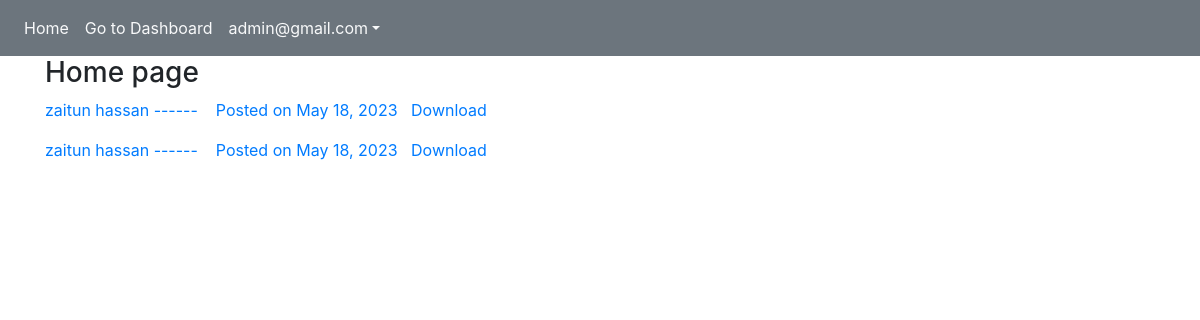
Screenshot of / (signed in) with the database file from the repository.
### result_app/models.py (models this page shows, shortened)
class User(AbstractBaseUser,PermissionsMixin):
    email=models.EmailField(unique=True,blank=False,null=False)
    password=models.CharField(max_length=200)
    full_name=models.CharField(unique=True,max_length=90,blank=True,null=True)
    phone_1=models.CharField(max_length=50)
    phone_2=models.CharField(max_length=50)
    is_active=models.BooleanField(default=True,blank=True,null=True)
    is_staff=models.BooleanField(default=False,blank=True,null=True)
    is_superuser=models.BooleanField(default=False,blank=True,null=True)
    USERNAME_FIELD='email'
    EMAIL_FIELD='email'
    REQUIRED_FIELDS=[]
    objects=CustomUserManager()

class Result(models.Model):
    email=models.EmailField(blank=True,null=True)
    stud_name=models.ForeignKey(Student,on_delete=models.CASCADE,verbose_name='Student Name',related_name='results')
    date_posted=models.DateField(auto_now_add=True)
    date_edited=models.DateField(auto_now_add=True)
    arithmetic=models.IntegerField(blank=True,null=True,validators=[MinValueValidator(0),MaxValueValidator(100)])
    arithmetic_grade=models.CharField(max_length=2,blank=True,null=True)
    arithmetic_grade_comment=models.CharField(max_length=100,blank=True,null=True)
    e_language=models.IntegerField(blank=True,null=True,verbose_name='English Language',validators=[MinValueValidator(0),MaxValueValidator(100)])
    e_language_grade=models.CharField(max_length=2,blank=True,null=True)
    e_language_grade_comment=models.CharField(max_length=100,blank=True,null=True)
    kiswahili=models.IntegerField(blank=True,null=True,validators=[MinValueValidator(0),MaxValueValidator(100)])
    kiswahili_grade=models.CharField(max_length=2,blank=True,null=True)
    kiswahili_grade_comment=models.CharField(max_length=100,blank=True,null=True)
    pre_science=models.IntegerField(blank=True,null=True,validators=[MinValueValidator(0),MaxValueValidator(100)])
    pre_science_grade=models.CharField(max_length=2,blank=True,null=True)
    pre_science_grade_comment=models.CharField(max_length=100,blank=True,null=True)
    writing=models.IntegerField(blank=True,null=True,validators=[MinValueValidator(0),MaxValueValidator(100)])
    writing_grade=models.CharField(max_length=2,blank=True,null=True)
    writing_grade_comment=models.CharField(max_length=100,blank=True,null=True)
    total=models.IntegerField(blank=False,null=False)
    average=models.IntegerField(blank=False,null=False)
    grade=models.CharField(max_length=3,blank=False,null=False,default='')
    pos=models.CharField(max_length=3,blank=True,null=True,default='')
    class Meta:
        ordering=['-date_posted']

class Student(models.Model):
    parent=models.ForeignKey(settings.AUTH_USER_MODEL,on_delete=models.CASCADE,blank=True,null=True)
    full_name=models.CharField(max_length=100)
    class_level=models.ForeignKey('LevelClass',on_delete=models.CASCADE)

### result_app/views.py (the view)
# urls.py: path('',views.home,name='home'),
def home(request):
    results=Result.objects.all()
    return render(request,'home.html',{'results':results})

### templates/home.html (shortened to what this page needs)
{% extends 'base.html' %}
{% block content %}
    <h3>Home page</h3>
    {% if user.is_authenticated %}
        {% for res in results %}
            {% if user.email == res.email %}
            <p><a href="{% url 'res_detail' res.id %}">{{res.stud_name.full_name | lower}} ------  &nbsp;&nbsp; Posted on  {{res.date_posted}}</a>&nbsp;&nbsp;&nbsp;<a href="{% url 'download_pdf' res.id %}">Download</a></p>
            {% endif %}
        {% endfor %}
    {% endif %}
{% endblock %}

### templates/navbar.html (shortened to what this page needs)
<nav class="navbar navbar-expand-lg navbar-light bg-secondary">
    <div class="collapse navbar-collapse" id="navbarNavAltMarkup">
      <div class="navbar-nav">
        <a class="nav-item nav-link text-light active" href="{% url 'home' %}">Home <span class="sr-only">(current)</span></a>
        {% if request.user.is_authenticated %}
        {% if user.is_superuser %}
        <a  class="nav-item nav-link text-light active" href="{% url 'dashboard' %}">Go to Dashboard</a>
        {% endif %}
         <div class="nav-item dropdown">
          <a href="" class="nav-link text-light dropdown-toggle" id="navbardrop" data-toggle="dropdown">{{user.email}}</a>
         </div>
        {% else %}
        <a class="nav-item nav-link text-light" href="{% url 'signup' %}">SignUp</a>
        <a class="nav-item nav-link text-light" href="{% url 'login' %}">Login</a>
        {% endif %}
      </div>
    </div>
  </nav>

### rows the page displays
User: email "admin@gmail.com"
Result: stud_name.full_name "zaitun hassan", date_posted "May 18, 2023"
Result: stud_name.full_name "zaitun hassan", date_posted "May 18, 2023"
